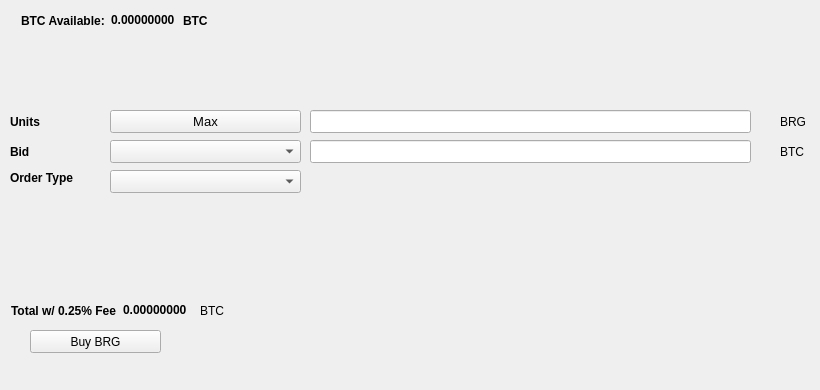
   <widget class="QWidget" name="BuyTab">
    <attribute name="title">
     <string>Buy</string>
    </attribute>
    <widget class="QPushButton" name="BuyBRG">
     <property name="geometry">
      <rect>
       <x>30</x>
       <y>330</y>
       <width>131</width>
       <height>23</height>
      </rect>
     </property>
     <property name="text">
      <string>Buy BRG</string>
     </property>
     <property name="icon">
      <iconset resource="../bring.qrc">
       <normaloff>:/icons/bitcoin</normaloff>:/icons/bitcoin</iconset>
     </property>
    </widget>
    <widget class="QLabel" name="label_3">
     <property name="geometry">
      <rect>
       <x>10</x>
       <y>110</y>
       <width>46</width>
       <height>23</height>
      </rect>
     </property>
     <property name="font">
      <font>
       <weight>75</weight>
       <bold>true</bold>
      </font>
     </property>
     <property name="text">
      <string>Units</string>
     </property>
    </widget>
    <widget class="QLineEdit" name="UnitsInput">
     <property name="geometry">
      <rect>
       <x>310</x>
       <y>110</y>
       <width>441</width>
       <height>23</height>
      </rect>
     </property>
     <property name="font">
      <font>
       <pointsize>9</pointsize>
       <weight>75</weight>
       <bold>true</bold>
      </font>
     </property>
    </widget>
    <widget class="QLineEdit" name="BuyBidPriceEdit">
     <property name="geometry">
      <rect>
       <x>310</x>
       <y>140</y>
       <width>441</width>
       <height>23</height>
      </rect>
     </property>
     <property name="font">
      <font>
       <pointsize>9</pointsize>
       <weight>75</weight>
       <bold>true</bold>
      </font>
     </property>
    </widget>
    <widget class="QLabel" name="label_4">
     <property name="geometry">
      <rect>
       <x>780</x>
       <y>110</y>
       <width>31</width>
       <height>23</height>
      </rect>
     </property>
     <property name="text">
      <string>BRG</string>
     </property>
    </widget>
    <widget class="QLabel" name="label_5">
     <property name="geometry">
      <rect>
       <x>780</x>
       <y>140</y>
       <width>31</width>
       <height>23</height>
      </rect>
     </property>
     <property name="text">
      <string>BTC</string>
     </property>
    </widget>
    <widget class="QLabel" name="label_6">
     <property name="geometry">
      <rect>
       <x>10</x>
       <y>140</y>
       <width>46</width>
       <height>23</height>
      </rect>
     </property>
     <property name="font">
      <font>
       <weight>75</weight>
       <bold>true</bold>
      </font>
     </property>
     <property name="text">
      <string>Bid</string>
     </property>
    </widget>
    <widget class="QLabel" name="label_7">
     <property name="geometry">
      <rect>
       <x>10</x>
       <y>170</y>
       <width>91</width>
       <height>16</height>
      </rect>
     </property>
     <property name="font">
      <font>
       <weight>75</weight>
       <bold>true</bold>
      </font>
     </property>
     <property name="text">
      <string>Order Type</string>
     </property>
    </widget>
    <widget class="QPushButton" name="Buy_Max_Amount">
     <property name="geometry">
      <rect>
       <x>110</x>
       <y>110</y>
       <width>191</width>
       <height>23</height>
      </rect>
     </property>
     <property name="font">
      <font>
       <pointsize>10</pointsize>
      </font>
     </property>
     <property name="text">
      <string>Max</string>
     </property>
    </widget>
    <widget class="QComboBox" name="BuyBidcomboBox">
     <property name="geometry">
      <rect>
       <x>110</x>
       <y>140</y>
       <width>191</width>
       <height>23</height>
      </rect>
     </property>
     <property name="font">
      <font>
       <pointsize>10</pointsize>
      </font>
     </property>
    </widget>
    <widget class="QComboBox" name="buyOrdertypeCombo">
     <property name="geometry">
      <rect>
       <x>110</x>
       <y>170</y>
       <width>191</width>
       <height>23</height>
      </rect>
     </property>
     <property name="font">
      <font>
       <pointsize>10</pointsize>
      </font>
     </property>
    </widget>
    <widget class="QWidget" name="layoutWidget1">
     <property name="geometry">
      <rect>
       <x>21</x>
       <y>11</y>
       <width>227</width>
       <height>19</height>
      </rect>
     </property>
     <layout class="QHBoxLayout" name="horizontalLayout_3">
      <item>
       <widget class="QLabel" name="label232">
        <property name="font">
         <font>
          <weight>75</weight>
          <bold>true</bold>
         </font>
        </property>
        <property name="text">
         <string>BTC Available:</string>
        </property>
       </widget>
      </item>
      <item>
       <widget class="QLabel" name="BtcAvailableLbl">
        <property name="palette">
         <palette>
          <active>
           <colorrole role="WindowText">
            <brush brushstyle="SolidPattern">
             <color alpha="255">
              <red>0</red>
              <green>0</green>
              <blue>0</blue>
             </color>
            </brush>
           </colorrole>
           <colorrole role="Button">
            <brush brushstyle="SolidPattern">
             <color alpha="255">
              <red>0</red>
              <green>170</green>
              <blue>0</blue>
             </color>
            </brush>
           </colorrole>
           <colorrole role="Light">
            <brush brushstyle="SolidPattern">
             <color alpha="255">
              <red>0</red>
              <green>255</green>
              <blue>0</blue>
             </color>
            </brush>
           </colorrole>
           <colorrole role="Midlight">
            <brush brushstyle="SolidPattern">
             <color alpha="255">
              <red>0</red>
              <green>212</green>
              <blue>0</blue>
             </color>
            </brush>
           </colorrole>
           <colorrole role="Dark">
            <brush brushstyle="SolidPattern">
             <color alpha="255">
              <red>0</red>
              <green>85</green>
              <blue>0</blue>
             </color>
            </brush>
           </colorrole>
           <colorrole role="Mid">
            <brush brushstyle="SolidPattern">
             <color alpha="255">
              <red>0</red>
              <green>113</green>
              <blue>0</blue>
             </color>
            </brush>
           </colorrole>
           <colorrole role="Text">
            <brush brushstyle="SolidPattern">
             <color alpha="255">
              <red>0</red>
              <green>170</green>
              <blue>0</blue>
             </color>
            </brush>
           </colorrole>
           <colorrole role="BrightText">
            <brush brushstyle="SolidPattern">
             <color alpha="255">
              <red>255</red>
              <green>255</green>
              <blue>255</blue>
             </color>
            </brush>
           </colorrole>
           <colorrole role="ButtonText">
            <brush brushstyle="SolidPattern">
             <color alpha="255">
              <red>0</red>
              <green>0</green>
              <blue>0</blue>
             </color>
            </brush>
           </colorrole>
           <colorrole role="Base">
            <brush brushstyle="SolidPattern">
             <color alpha="255">
              <red>255</red>
              <green>255</green>
              <blue>255</blue>
             </color>
            </brush>
           </colorrole>
           <colorrole role="Window">
            <brush brushstyle="SolidPattern">
             <color alpha="255">
              <red>0</red>
              <green>170</green>
              <blue>0</blue>
             </color>
            </brush>
           </colorrole>
           <colorrole role="Shadow">
            <brush brushstyle="SolidPattern">
             <color alpha="255">
              <red>0</red>
              <green>0</green>
              <blue>0</blue>
             </color>
            </brush>
           </colorrole>
           <colorrole role="AlternateBase">
            <brush brushstyle="SolidPattern">
             <color alpha="255">
              <red>127</red>
              <green>212</green>
              <blue>127</blue>
             </color>
            </brush>
           </colorrole>
           <colorrole role="ToolTipBase">
            <brush brushstyle="SolidPattern">
             <color alpha="255">
              <red>255</red>
              <green>255</green>
              <blue>220</blue>
             </color>
            </brush>
           </colorrole>
           <colorrole role="ToolTipText">
            <brush brushstyle="SolidPattern">
             <color alpha="255">
              <red>0</red>
              <green>0</green>
              <blue>0</blue>
             </color>
            </brush>
           </colorrole>
          </active>
          <inactive>
           <colorrole role="WindowText">
            <brush brushstyle="SolidPattern">
             <color alpha="255">
              <red>0</red>
              <green>0</green>
              <blue>0</blue>
             </color>
            </brush>
           </colorrole>
           <colorrole role="Button">
            <brush brushstyle="SolidPattern">
             <color alpha="255">
              <red>0</red>
              <green>170</green>
              <blue>0</blue>
             </color>
            </brush>
           </colorrole>
           <colorrole role="Light">
            <brush brushstyle="SolidPattern">
             <color alpha="255">
              <red>0</red>
              <green>255</green>
              <blue>0</blue>
             </color>
            </brush>
           </colorrole>
           <colorrole role="Midlight">
            <brush brushstyle="SolidPattern">
             <color alpha="255">
              <red>0</red>
              <green>212</green>
              <blue>0</blue>
             </color>
            </brush>
           </colorrole>
           <colorrole role="Dark">
            <brush brushstyle="SolidPattern">
             <color alpha="255">
              <red>0</red>
              <green>85</green>
              <blue>0</blue>
             </color>
            </brush>
           </colorrole>
           <colorrole role="Mid">
            <brush brushstyle="SolidPattern">
             <color alpha="255">
              <red>0</red>
              <green>113</green>
              <blue>0</blue>
             </color>
            </brush>
           </colorrole>
           <colorrole role="Text">
            <brush brushstyle="SolidPattern">
             <color alpha="255">
              <red>0</red>
              <green>170</green>
              <blue>0</blue>
             </color>
            </brush>
           </colorrole>
           <colorrole role="BrightText">
            <brush brushstyle="SolidPattern">
             <color alpha="255">
              <red>255</red>
              <green>255</green>
              <blue>255</blue>
             </color>
            </brush>
           </colorrole>
           <colorrole role="ButtonText">
            <brush brushstyle="SolidPattern">
             <color alpha="255">
              <red>0</red>
              <green>0</green>
              <blue>0</blue>
             </color>
            </brush>
           </colorrole>
           <colorrole role="Base">
            <brush brushstyle="SolidPattern">
             <color alpha="255">
              <red>255</red>
              <green>255</green>
              <blue>255</blue>
             </color>
            </brush>
           </colorrole>
           <colorrole role="Window">
            <brush brushstyle="SolidPattern">
             <color alpha="255">
              <red>0</red>
              <green>170</green>
              <blue>0</blue>
             </color>
            </brush>
           </colorrole>
           <colorrole role="Shadow">
            <brush brushstyle="SolidPattern">
             <color alpha="255">
              <red>0</red>
              <green>0</green>
              <blue>0</blue>
             </color>
            </brush>
           </colorrole>
           <colorrole role="AlternateBase">
            <brush brushstyle="SolidPattern">
             <color alpha="255">
              <red>127</red>
              <green>212</green>
              <blue>127</blue>
             </color>
            </brush>
           </colorrole>
           <colorrole role="ToolTipBase">
            <brush brushstyle="SolidPattern">
             <color alpha="255">
              <red>255</red>
              <green>255</green>
              <blue>220</blue>
             </color>
            </brush>
           </colorrole>
           <colorrole role="ToolTipText">
            <brush brushstyle="SolidPattern">
             <color alpha="255">
              <red>0</red>
              <green>0</green>
              <blue>0</blue>
             </color>
            </brush>
           </colorrole>
          </inactive>
          <disabled>
           <colorrole role="WindowText">
            <brush brushstyle="SolidPattern">
             <color alpha="255">
              <red>0</red>
              <green>85</green>
              <blue>0</blue>
             </color>
            </brush>
           </colorrole>
           <colorrole role="Button">
            <brush brushstyle="SolidPattern">
             <color alpha="255">
              <red>0</red>
              <green>170</green>
              <blue>0</blue>
             </color>
            </brush>
           </colorrole>
           <colorrole role="Light">
            <brush brushstyle="SolidPattern">
             <color alpha="255">
              <red>0</red>
              <green>255</green>
              <blue>0</blue>
             </color>
            </brush>
           </colorrole>
           <colorrole role="Midlight">
            <brush brushstyle="SolidPattern">
             <color alpha="255">
              <red>0</red>
              <green>212</green>
              <blue>0</blue>
             </color>
            </brush>
           </colorrole>
           <colorrole role="Dark">
            <brush brushstyle="SolidPattern">
             <color alpha="255">
              <red>0</red>
              <green>85</green>
              <blue>0</blue>
             </color>
            </brush>
           </colorrole>
           <colorrole role="Mid">
            <brush brushstyle="SolidPattern">
             <color alpha="255">
              <red>0</red>
              <green>113</green>
              <blue>0</blue>
             </color>
            </brush>
           </colorrole>
           <colorrole role="Text">
            <brush brushstyle="SolidPattern">
             <color alpha="255">
              <red>0</red>
              <green>85</green>
              <blue>0</blue>
             </color>
            </brush>
           </colorrole>
           <colorrole role="BrightText">
            <brush brushstyle="SolidPattern">
             <color alpha="255">
              <red>255</red>
              <green>255</green>
              <blue>255</blue>
             </color>
            </brush>
           </colorrole>
           <colorrole role="ButtonText">
            <brush brushstyle="SolidPattern">
             <color alpha="255">
              <red>0</red>
              <green>85</green>
              <blue>0</blue>
             </color>
            </brush>
           </colorrole>
           <colorrole role="Base">
            <brush brushstyle="SolidPattern">
             <color alpha="255">
              <red>0</red>
              <green>170</green>
              <blue>0</blue>
             </color>
            </brush>
           </colorrole>
           <colorrole role="Window">
            <brush brushstyle="SolidPattern">
             <color alpha="255">
              <red>0</red>
              <green>170</green>
              <blue>0</blue>
             </color>
            </brush>
           </colorrole>
           <colorrole role="Shadow">
            <brush brushstyle="SolidPattern">
             <color alpha="255">
              <red>0</red>
              <green>0</green>
              <blue>0</blue>
             </color>
            </brush>
           </colorrole>
           <colorrole role="AlternateBase">
            <brush brushstyle="SolidPattern">
             <color alpha="255">
              <red>0</red>
              <green>170</green>
              <blue>0</blue>
             </color>
            </brush>
           </colorrole>
           <colorrole role="ToolTipBase">
            <brush brushstyle="SolidPattern">
             <color alpha="255">
              <red>255</red>
              <green>255</green>
              <blue>220</blue>
             </color>
            </brush>
           </colorrole>
           <colorrole role="ToolTipText">
            <brush brushstyle="SolidPattern">
             <color alpha="255">
              <red>0</red>
              <green>0</green>
              <blue>0</blue>
             </color>
            </brush>
           </colorrole>
          </disabled>
         </palette>
        </property>
        <property name="font">
         <font>
          <weight>75</weight>
          <bold>true</bold>
         </font>
        </property>
        <property name="text">
         <string>0.00000000</string>
        </property>
        <property name="textInteractionFlags">
         <set>Qt::LinksAccessibleByMouse|Qt::TextSelectableByKeyboard|Qt::TextSelectableByMouse</set>
        </property>
       </widget>
      </item>
      <item>
       <widget class="QLabel" name="BtcAvailableLbl_2">
        <property name="font">
         <font>
          <weight>75</weight>
          <bold>true</bold>
         </font>
        </property>
        <property name="text">
         <string>BTC</string>
        </property>
       </widget>
      </item>
     </layout>
    </widget>
    <widget class="QWidget" name="layoutWidge2">
     <property name="geometry">
      <rect>
       <x>11</x>
       <y>301</y>
       <width>259</width>
       <height>19</height>
      </rect>
     </property>
     <layout class="QHBoxLayout" name="horizontalLayout_4">
      <item>
       <widget class="QLabel" name="label_9">
        <property name="font">
         <font>
          <weight>75</weight>
          <bold>true</bold>
         </font>
        </property>
        <property name="text">
         <string>Total w/ 0.25% Fee</string>
        </property>
       </widget>
      </item>
      <item>
       <widget class="QLabel" name="BuyCostLabel">
        <property name="palette">
         <palette>
          <active>
           <colorrole role="WindowText">
            <brush brushstyle="SolidPattern">
             <color alpha="255">
              <red>0</red>
              <green>0</green>
              <blue>0</blue>
             </color>
            </brush>
           </colorrole>
           <colorrole role="Button">
            <brush brushstyle="SolidPattern">
             <color alpha="255">
              <red>0</red>
              <green>170</green>
              <blue>0</blue>
             </color>
            </brush>
           </colorrole>
           <colorrole role="Light">
            <brush brushstyle="SolidPattern">
             <color alpha="255">
              <red>0</red>
              <green>255</green>
              <blue>0</blue>
             </color>
            </brush>
           </colorrole>
           <colorrole role="Midlight">
            <brush brushstyle="SolidPattern">
             <color alpha="255">
              <red>0</red>
              <green>212</green>
              <blue>0</blue>
             </color>
            </brush>
           </colorrole>
           <colorrole role="Dark">
            <brush brushstyle="SolidPattern">
             <color alpha="255">
              <red>0</red>
              <green>85</green>
              <blue>0</blue>
             </color>
            </brush>
           </colorrole>
           <colorrole role="Mid">
            <brush brushstyle="SolidPattern">
             <color alpha="255">
              <red>0</red>
              <green>113</green>
              <blue>0</blue>
             </color>
            </brush>
           </colorrole>
           <colorrole role="Text">
            <brush brushstyle="SolidPattern">
             <color alpha="255">
              <red>0</red>
              <green>170</green>
              <blue>0</blue>
             </color>
            </brush>
           </colorrole>
           <colorrole role="BrightText">
            <brush brushstyle="SolidPattern">
             <color alpha="255">
              <red>255</red>
              <green>255</green>
              <blue>255</blue>
             </color>
            </brush>
           </colorrole>
           <colorrole role="ButtonText">
            <brush brushstyle="SolidPattern">
             <color alpha="255">
              <red>0</red>
              <green>0</green>
              <blue>0</blue>
             </color>
            </brush>
           </colorrole>
           <colorrole role="Base">
            <brush brushstyle="SolidPattern">
             <color alpha="255">
              <red>255</red>
              <green>255</green>
              <blue>255</blue>
             </color>
            </brush>
           </colorrole>
           <colorrole role="Window">
            <brush brushstyle="SolidPattern">
             <color alpha="255">
              <red>0</red>
              <green>170</green>
              <blue>0</blue>
             </color>
            </brush>
           </colorrole>
           <colorrole role="Shadow">
            <brush brushstyle="SolidPattern">
             <color alpha="255">
              <red>0</red>
              <green>0</green>
              <blue>0</blue>
             </color>
            </brush>
           </colorrole>
           <colorrole role="AlternateBase">
            <brush brushstyle="SolidPattern">
             <color alpha="255">
              <red>127</red>
              <green>212</green>
              <blue>127</blue>
             </color>
            </brush>
           </colorrole>
           <colorrole role="ToolTipBase">
            <brush brushstyle="SolidPattern">
             <color alpha="255">
              <red>255</red>
              <green>255</green>
              <blue>220</blue>
             </color>
            </brush>
           </colorrole>
           <colorrole role="ToolTipText">
            <brush brushstyle="SolidPattern">
             <color alpha="255">
              <red>0</red>
              <green>0</green>
              <blue>0</blue>
             </color>
            </brush>
           </colorrole>
          </active>
          <inactive>
           <colorrole role="WindowText">
            <brush brushstyle="SolidPattern">
             <color alpha="255">
              <red>0</red>
              <green>0</green>
              <blue>0</blue>
             </color>
            </brush>
           </colorrole>
           <colorrole role="Button">
            <brush brushstyle="SolidPattern">
             <color alpha="255">
              <red>0</red>
              <green>170</green>
              <blue>0</blue>
             </color>
            </brush>
           </colorrole>
           <colorrole role="Light">
            <brush brushstyle="SolidPattern">
             <color alpha="255">
              <red>0</red>
              <green>255</green>
              <blue>0</blue>
             </color>
            </brush>
           </colorrole>
           <colorrole role="Midlight">
            <brush brushstyle="SolidPattern">
             <color alpha="255">
              <red>0</red>
              <green>212</green>
              <blue>0</blue>
             </color>
            </brush>
           </colorrole>
           <colorrole role="Dark">
            <brush brushstyle="SolidPattern">
             <color alpha="255">
              <red>0</red>
              <green>85</green>
              <blue>0</blue>
             </color>
            </brush>
           </colorrole>
           <colorrole role="Mid">
            <brush brushstyle="SolidPattern">
             <color alpha="255">
              <red>0</red>
              <green>113</green>
              <blue>0</blue>
             </color>
            </brush>
           </colorrole>
           <colorrole role="Text">
            <brush brushstyle="SolidPattern">
             <color alpha="255">
              <red>0</red>
              <green>170</green>
              <blue>0</blue>
             </color>
            </brush>
           </colorrole>
           <colorrole role="BrightText">
            <brush brushstyle="SolidPattern">
             <color alpha="255">
              <red>255</red>
              <green>255</green>
              <blue>255</blue>
             </color>
            </brush>
           </colorrole>
           <colorrole role="ButtonText">
            <brush brushstyle="SolidPattern">
             <color alpha="255">
              <red>0</red>
              <green>0</green>
              <blue>0</blue>
             </color>
            </brush>
           </colorrole>
           <colorrole role="Base">
            <brush brushstyle="SolidPattern">
             <color alpha="255">
              <red>255</red>
              <green>255</green>
              <blue>255</blue>
             </color>
            </brush>
           </colorrole>
           <colorrole role="Window">
            <brush brushstyle="SolidPattern">
             <color alpha="255">
              <red>0</red>
              <green>170</green>
              <blue>0</blue>
             </color>
            </brush>
           </colorrole>
           <colorrole role="Shadow">
            <brush brushstyle="SolidPattern">
             <color alpha="255">
              <red>0</red>
              <green>0</green>
              <blue>0</blue>
             </color>
            </brush>
           </colorrole>
           <colorrole role="AlternateBase">
            <brush brushstyle="SolidPattern">
             <color alpha="255">
              <red>127</red>
              <green>212</green>
              <blue>127</blue>
             </color>
            </brush>
           </colorrole>
           <colorrole role="ToolTipBase">
            <brush brushstyle="SolidPattern">
             <color alpha="255">
              <red>255</red>
              <green>255</green>
              <blue>220</blue>
             </color>
            </brush>
           </colorrole>
           <colorrole role="ToolTipText">
            <brush brushstyle="SolidPattern">
             <color alpha="255">
              <red>0</red>
              <green>0</green>
              <blue>0</blue>
             </color>
            </brush>
           </colorrole>
          </inactive>
          <disabled>
           <colorrole role="WindowText">
            <brush brushstyle="SolidPattern">
             <color alpha="255">
              <red>0</red>
              <green>85</green>
              <blue>0</blue>
             </color>
            </brush>
           </colorrole>
           <colorrole role="Button">
            <brush brushstyle="SolidPattern">
             <color alpha="255">
              <red>0</red>
              <green>170</green>
              <blue>0</blue>
             </color>
            </brush>
           </colorrole>
           <colorrole role="Light">
            <brush brushstyle="SolidPattern">
             <color alpha="255">
              <red>0</red>
              <green>255</green>
              <blue>0</blue>
             </color>
            </brush>
           </colorrole>
           <colorrole role="Midlight">
            <brush brushstyle="SolidPattern">
             <color alpha="255">
              <red>0</red>
              <green>212</green>
              <blue>0</blue>
             </color>
            </brush>
           </colorrole>
           <colorrole role="Dark">
            <brush brushstyle="SolidPattern">
             <color alpha="255">
              <red>0</red>
              <green>85</green>
              <blue>0</blue>
             </color>
            </brush>
           </colorrole>
           <colorrole role="Mid">
            <brush brushstyle="SolidPattern">
             <color alpha="255">
              <red>0</red>
              <green>113</green>
              <blue>0</blue>
             </color>
            </brush>
           </colorrole>
           <colorrole role="Text">
            <brush brushstyle="SolidPattern">
             <color alpha="255">
              <red>0</red>
              <green>85</green>
              <blue>0</blue>
             </color>
            </brush>
           </colorrole>
           <colorrole role="BrightText">
            <brush brushstyle="SolidPattern">
             <color alpha="255">
              <red>255</red>
              <green>255</green>
              <blue>255</blue>
             </color>
            </brush>
           </colorrole>
           <colorrole role="ButtonText">
            <brush brushstyle="SolidPattern">
             <color alpha="255">
              <red>0</red>
              <green>85</green>
              <blue>0</blue>
             </color>
            </brush>
           </colorrole>
           <colorrole role="Base">
            <brush brushstyle="SolidPattern">
             <color alpha="255">
              <red>0</red>
              <green>170</green>
              <blue>0</blue>
             </color>
            </brush>
           </colorrole>
           <colorrole role="Window">
            <brush brushstyle="SolidPattern">
             <color alpha="255">
              <red>0</red>
              <green>170</green>
              <blue>0</blue>
             </color>
            </brush>
           </colorrole>
           <colorrole role="Shadow">
            <brush brushstyle="SolidPattern">
             <color alpha="255">
              <red>0</red>
              <green>0</green>
              <blue>0</blue>
             </color>
            </brush>
           </colorrole>
           <colorrole role="AlternateBase">
            <brush brushstyle="SolidPattern">
             <color alpha="255">
              <red>0</red>
              <green>170</green>
              <blue>0</blue>
             </color>
            </brush>
           </colorrole>
           <colorrole role="ToolTipBase">
            <brush brushstyle="SolidPattern">
             <color alpha="255">
              <red>255</red>
              <green>255</green>
              <blue>220</blue>
             </color>
            </brush>
           </colorrole>
           <colorrole role="ToolTipText">
            <brush brushstyle="SolidPattern">
             <color alpha="255">
              <red>0</red>
              <green>0</green>
              <blue>0</blue>
             </color>
            </brush>
           </colorrole>
          </disabled>
         </palette>
        </property>
        <property name="font">
         <font>
          <weight>75</weight>
          <bold>true</bold>
         </font>
        </property>
        <property name="autoFillBackground">
         <bool>false</bool>
        </property>
        <property name="text">
         <string>0.00000000</string>
        </property>
        <property name="textInteractionFlags">
         <set>Qt::LinksAccessibleByMouse|Qt::TextSelectableByMouse</set>
        </property>
       </widget>
      </item>
      <item>
       <widget class="QLabel" name="label_10">
        <property name="font">
         <font>
          <weight>50</weight>
          <bold>false</bold>
         </font>
        </property>
        <property name="text">
         <string>BTC</string>
        </property>
       </widget>
      </item>
     </layout>
    </widget>
    <widget class="QLabel" name="label_24">
     <property name="geometry">
      <rect>
       <x>460</x>
       <y>300</y>
       <width>281</width>
       <height>81</height>
      </rect>
     </property>
     <property name="text">
      <string/>
     </property>
     <property name="pixmap">
      <pixmap>:/images/bittrex</pixmap>
     </property>
    </widget>
   </widget>
